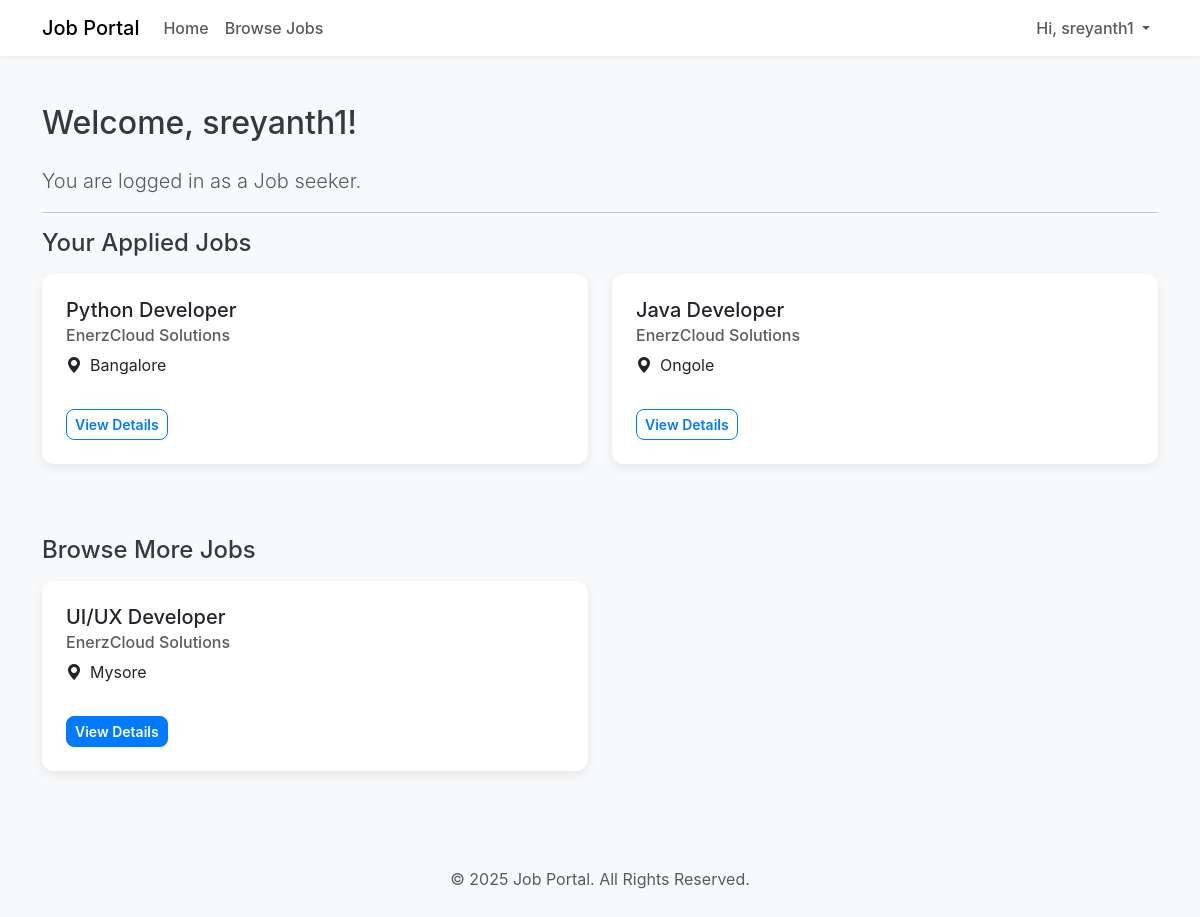
The app's page /dashboard (signed in) with its own data.
### app.py (models this page shows, shortened)
class User(UserMixin, db.Model):
    id = db.Column(db.Integer, primary_key=True)
    username = db.Column(db.String(80), unique=True, nullable=False)
    email = db.Column(db.String(120), unique=True, nullable=False)
    password_hash = db.Column(db.String(128), nullable=False)
    role = db.Column(db.String(20), default="job_seeker")
    jobs_posted = db.relationship("Job", backref="employer", lazy="dynamic")
    applications = db.relationship("Application", backref="job_seeker", lazy="dynamic")

class Job(db.Model):
    id = db.Column(db.Integer, primary_key=True)
    title = db.Column(db.String(100), nullable=False)
    description = db.Column(db.Text, nullable=False)
    salary = db.Column(db.String(50))
    location = db.Column(db.String(100), nullable=False)
    company = db.Column(db.String(100), nullable=False)
    timestamp = db.Column(db.DateTime, index=True, default=datetime.utcnow)
    employer_id = db.Column(db.Integer, db.ForeignKey("user.id"))
    applications = db.relationship("Application", backref="job", lazy="dynamic")

### app.py (the view)
@app.route("/dashboard")
@login_required
def dashboard():
    if current_user.role == "employer" or current_user.role == "admin":
        if current_user.role == "employer":
            jobs = Job.query.filter_by(employer_id=current_user.id).all()
        else:
            jobs = Job.query.order_by(Job.timestamp.desc()).all()
        return render_template("dashboard.html", jobs=jobs)
    else:  # current_user.role == "job_seeker"
        applied_jobs = [app.job for app in current_user.applications]
        applied_job_ids = [job.id for job in applied_jobs]
        all_jobs = Job.query.filter(Job.id.notin_(applied_job_ids)).order_by(Job.timestamp.desc()).all()
        return render_template("dashboard.html", applied_jobs=applied_jobs, all_jobs=all_jobs)

### app.py (called while the page is built)
@login_manager.user_loader
def load_user(user_id):
    return User.query.get(int(user_id))

### templates/dashboard.html (shortened to what this page needs)
{% extends "base.html" %}
{% block content %}
<h2 class="mb-4">Welcome, {{ current_user.username }}!</h2>
<p class="lead text-muted">You are logged in as a {{ current_user.role.replace('_', ' ').capitalize() }}.</p>
<hr>
{% if current_user.role == 'job_seeker' %}
    <div class="mb-5">
        <h4 class="mb-3">Your Applied Jobs</h4>
        {% if applied_jobs %}
            <div class="row">
                {% for job in applied_jobs %}
                <div class="col-md-6 mb-4">
                    <div class="card job-listing p-4 h-100">
                        <h5 class="card-title">{{ job.title }}</h5>
                        <h6 class="card-subtitle mb-2 text-muted">{{ job.company }}</h6>
                        <p class="card-text"><i class="bi bi-geo-alt-fill me-2"></i>{{ job.location }}</p>
                        <a href="{{ url_for('job_detail', job_id=job.id) }}" class="btn btn-outline-primary btn-sm mt-3 align-self-start">View Details</a>
                    </div>
                </div>
                {% endfor %}
            </div>
        {% else %}
            <div class="alert alert-info text-center" role="alert">
                You have not applied for any jobs yet.
            </div>
        {% endif %}
    </div>
    <div>
        <h4 class="mb-3">Browse More Jobs</h4>
        {% if all_jobs %}
            <div class="row">
                {% for job in all_jobs %}
                <div class="col-md-6 mb-4">
                    <div class="card job-listing p-4 h-100">
                        <h5 class="card-title">{{ job.title }}</h5>
                        <h6 class="card-subtitle mb-2 text-muted">{{ job.company }}</h6>
                        <p class="card-text"><i class="bi bi-geo-alt-fill me-2"></i>{{ job.location }}</p>
                        <a href="{{ url_for('job_detail', job_id=job.id) }}" class="btn btn-primary btn-sm mt-3 align-self-start">View Details</a>
                    </div>
                </div>
                {% endfor %}
            </div>
        {% else %}
            <div class="alert alert-info text-center" role="alert">
                There are no new job listings at the moment. Please check back later!
            </div>
        {% endif %}
    </div>
{% endif %}
{% endblock %}

### templates/base.html (shortened to what this page needs)
<!DOCTYPE html>
<html lang="en">
<head>
    <link href="https://cdn.jsdelivr.net/npm/bootstrap@5.3.3/dist/css/bootstrap.min.css" rel="stylesheet">
    <link rel="stylesheet" href="https://cdn.jsdelivr.net/npm/bootstrap-icons@1.11.3/font/bootstrap-icons.min.css">
    <link rel="stylesheet" href="{{ url_for('static', filename='style.css') }}">
</head>
<body class="d-flex flex-column min-vh-100">
    <nav class="navbar navbar-expand-lg">
        <div class="container">
            <a class="navbar-brand" href="{{ url_for('index') }}">Job Portal</a>
            <div class="collapse navbar-collapse" id="navbarNav">
                <ul class="navbar-nav me-auto mb-2 mb-lg-0">
                    <li class="nav-item">
                        <a class="nav-link {% if request.endpoint == 'index' %}active{% endif %}" aria-current="page" href="{{ url_for('index') }}">Home</a>
                    </li>
                    <li class="nav-item">
                        <a class="nav-link {% if request.endpoint == 'jobs' %}active{% endif %}" href="{{ url_for('jobs') }}">Browse Jobs</a>
                    </li>
                </ul>
                <ul class="navbar-nav ms-auto">
                    {% if current_user.is_authenticated %}
                        <li class="nav-item dropdown">
                            <a class="nav-link dropdown-toggle" href="#" id="navbarDropdown" role="button" data-bs-toggle="dropdown" aria-expanded="false">
                                Hi, {{ current_user.username }}
                            </a>
                        </li>
                    {% endif %}
                </ul>
            </div>
        </div>
    </nav>
    <main class="container my-5 flex-grow-1">
        {% block content %}{% endblock %}
    </main>
    <footer class="py-4 mt-auto">
        <div class="container text-center text-muted">
            <p>&copy; {{ now.year if now else '2024' }} Job Portal. All Rights Reserved.</p>
        </div>
    </footer>
</body>
</html>

### static/style.css (style rules this page uses)
body { background-color: #f8f9fa; font-family: -apple-system, BlinkMacSystemFont, "Segoe UI", Roboto, "Helvetica Neue", Arial, sans-serif; color: #343a40; }
main.container { opacity: 0; transform: translateY(20px); animation: fadeInSlideUp 0.8s ease-out forwards; }
.navbar { box-shadow: 0 2px 4px rgba(0, 0, 0, 0.05); background-color: #fff; transition: background-color 0.3s ease; }
.navbar-brand, .nav-link { font-weight: 500; }
.nav-link { transition: color 0.3s ease; }
.card { border: none; border-radius: 12px; box-shadow: 0 4px 12px rgba(0, 0, 0, 0.08); transition: transform 0.3s ease, box-shadow 0.3s ease; }
.job-listing, .job-detail-card { padding: 20px; }
.btn { border-radius: 8px; font-weight: 600; transition: transform 0.2s ease, box-shadow 0.2s ease, background-color 0.2s ease, color 0.2s ease; }
.btn-primary { background-color: #007bff; border-color: #007bff; }
.btn-outline-primary { color: #007bff; border-color: #007bff; }

### records on screen
User: username "sreyanth1", role.replace "Job seeker"
Job: title "Python Developer", company "EnerzCloud Solutions", location "Bangalore"
Job: title "Java Developer", company "EnerzCloud Solutions", location "Ongole"
Job: title "UI/UX Developer", company "EnerzCloud Solutions", location "Mysore"
